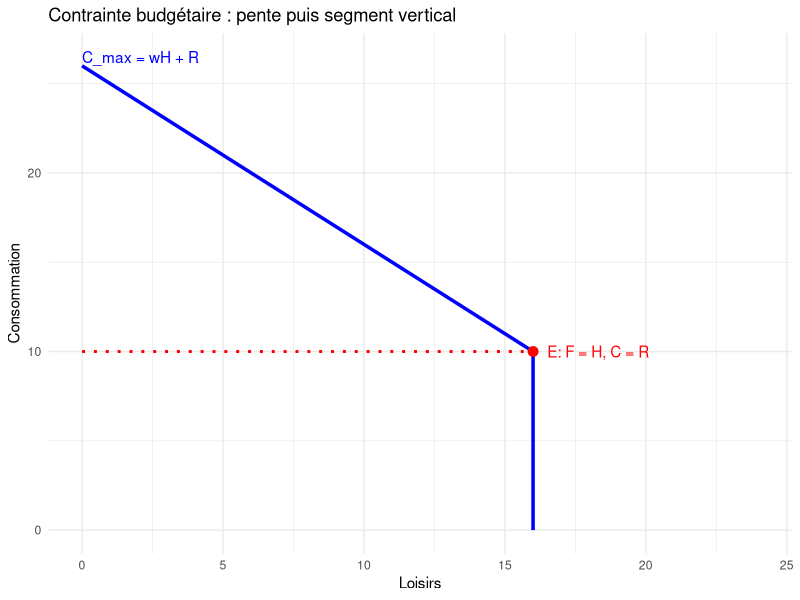
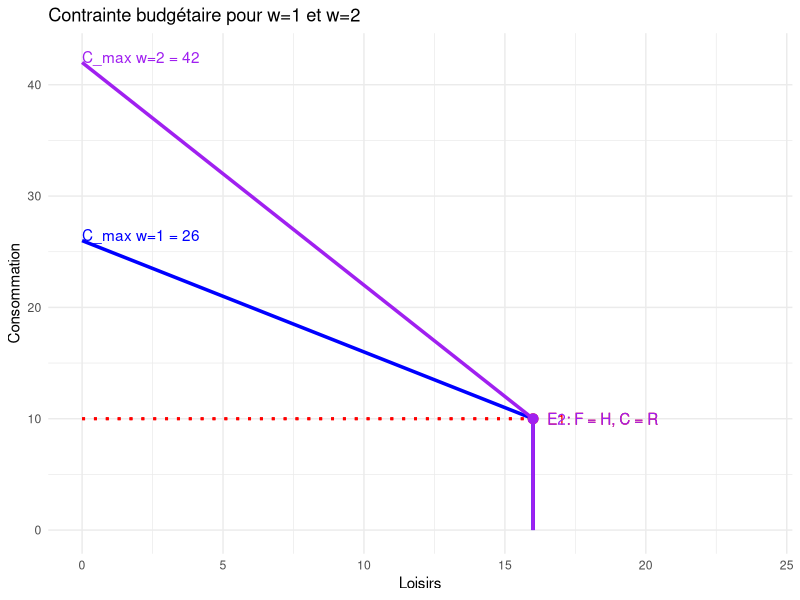
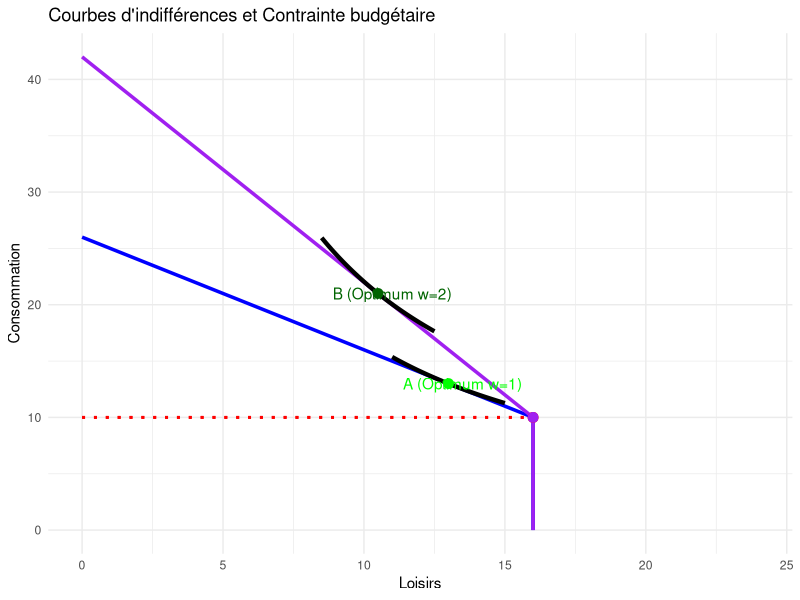
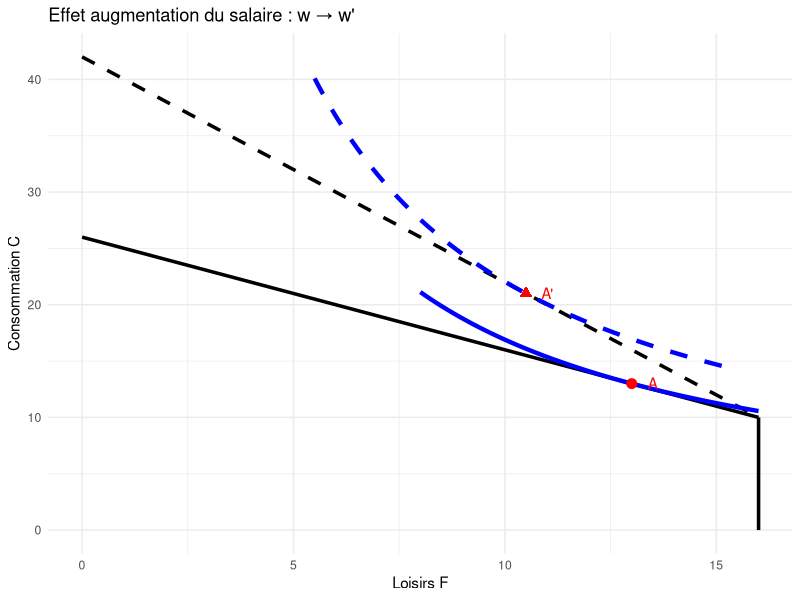
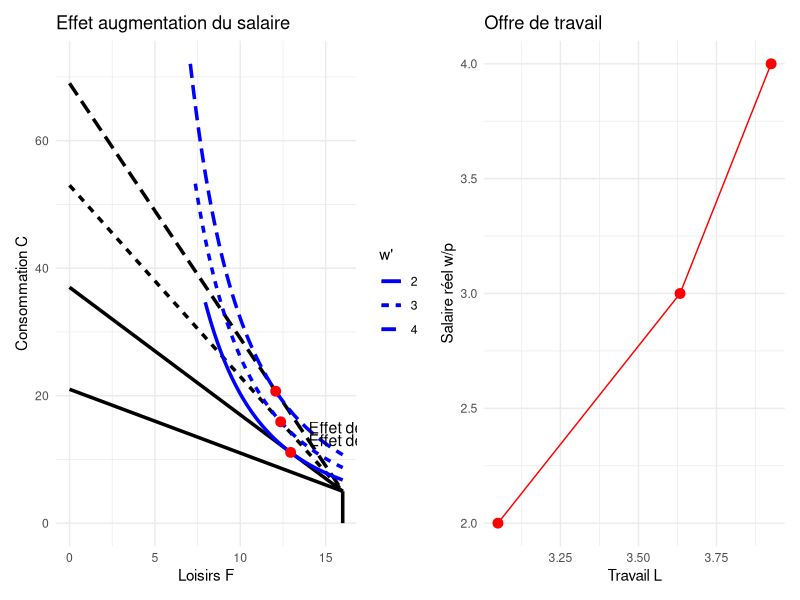

R code for these plots, in order:
## ---- chunk 1
library(ggplot2)

# Paramètres
H <- 16
w <- 1
R <- 10
F_max <- 24

# Domaine pour la pente
F_vals <- seq(0, H, length.out = 300)
C_vals <- w*H + R - w*F_vals  # pente -w

df_pente <- data.frame(F = F_vals, C = C_vals)

# Point E
F_E <- H
C_E <- R  # = w*H + R - w*H

# C intercept (F = 0)
C_max <- w*H + R

# Tracé
ggplot() +
  # Droite de la contrainte (pente -w)
  geom_line(data = df_pente, aes(x = F, y = C), color = "blue", size = 1.2) +
  # Segment vertical bleu de E jusqu'à l'axe horizontal (C=0)
  geom_segment(aes(x = F_E, xend = F_E, y = 0, yend = C_E), color = "blue", size = 1.2) +
  # Segment horizontal pointillé rouge de E jusqu'à l'axe vertical (F=0, C=R)
  geom_segment(aes(x = 0, xend = F_E, y = C_E, yend = C_E), color = "red", linetype = "dotted", size = 1) +
  # Point E
  geom_point(aes(x = F_E, y = C_E), color = "red", size = 3) +
  # Annotation pour point E
  annotate("text", x = F_E + 0.5, y = C_E, label = paste0("E: F = H, C = R"), color = "red", hjust = 0) +
  # Annotation pour C intercept
  annotate("text", x = 0, y = C_max + 0.5, label = paste0("C_max = wH + R "), color = "blue", hjust = 0) +
  # Optionnel : un petit segment pour marquer C_max
  geom_segment(aes(x = -0.5, xend = 0, y = C_max, yend = C_max), color = "blue", size = 1) +
  labs(
    title = "Contrainte budgétaire : pente puis segment vertical",
    x = "Loisirs",
    y = "Consommation"
  ) +
  scale_x_continuous(limits = c(0, F_max)) +
  theme_minimal()

## ---- chunk 2
library(ggplot2)

# Paramètres
H <- 16
R <- 10
F_max <- 24

# Domaine pour la pente
F_vals <- seq(0, H, length.out = 300)

# Contrainte pour w = 1
w1 <- 1
C_vals1 <- w1*H + R - w1*F_vals
df_pente1 <- data.frame(F = F_vals, C = C_vals1)

F_E1 <- H
C_E1 <- R  # = w1*H + R - w1*H
C_max1 <- w1*H + R

# Contrainte pour w = 2
w2 <- 2
C_vals2 <- w2*H + R - w2*F_vals
df_pente2 <- data.frame(F = F_vals, C = C_vals2)

F_E2 <- H
C_E2 <- R  # = w2*H + R - w2*H
C_max2 <- w2*H + R

# Tracé
ggplot() +
  # Droite de la contrainte w=1
  geom_line(data = df_pente1, aes(x = F, y = C), color = "blue", size = 1.2) +
  # Segment vertical bleu w=1
  geom_segment(aes(x = F_E1, xend = F_E1, y = 0, yend = C_E1), color = "blue", size = 1.2) +
  # Segment horizontal pointillé rouge w=1
  geom_segment(aes(x = 0, xend = F_E1, y = C_E1, yend = C_E1), color = "red", linetype = "dotted", size = 1) +
  # Point E1
  geom_point(aes(x = F_E1, y = C_E1), color = "red", size = 3) +
  annotate("text", x = F_E1 + 0.5, y = C_E1, label = paste0("E1: F = H, C = R"), color = "red", hjust = 0) +
  
  # Droite de la contrainte w=2
  geom_line(data = df_pente2, aes(x = F, y = C), color = "purple", size = 1.2) +
  # Segment vertical violet w=2
  geom_segment(aes(x = F_E2, xend = F_E2, y = 0, yend = C_E2), color = "purple", size = 1.2) +
  # Segment horizontal pointillé rouge w=2
  geom_segment(aes(x = 0, xend = F_E2, y = C_E2, yend = C_E2), color = "red", linetype = "dotted", size = 1) +
  # Point E2
  geom_point(aes(x = F_E2, y = C_E2), color = "purple", size = 3) +
  annotate("text", x = F_E2 + 0.5, y = C_E2, label = paste0("E2: F = H, C = R"), color = "purple", hjust = 0) +

  # Annotation pour C intercept w=1
  annotate("text", x = 0, y = C_max1 + 0.5, label = paste0("C_max w=1 = ", C_max1), color = "blue", hjust = 0) +
  # Annotation pour C intercept w=2
  annotate("text", x = 0, y = C_max2 + 0.5, label = paste0("C_max w=2 = ", C_max2), color = "purple", hjust = 0) +
  
  labs(
    title = "Contrainte budgétaire pour w=1 et w=2",
    x = "Loisirs",
    y = "Consommation"
  ) +
  scale_x_continuous(limits = c(0, F_max)) +
  theme_minimal()

## ---- chunk 3

library(ggplot2)

# Paramètres
H <- 16
R <- 10
F_max <- 24
beta <- 0.5

# Contraintes
w1 <- 1
w2 <- 2

# Droites de contrainte
F_vals1 <- seq(0, H, length.out = 300)
C_vals1 <- w1*H + R - w1*F_vals1
df_pente1 <- data.frame(F = F_vals1, C = C_vals1)

F_vals2 <- seq(0, H, length.out = 300)
C_vals2 <- w2*H + R - w2*F_vals2
df_pente2 <- data.frame(F = F_vals2, C = C_vals2)

# Points E
F_E1 <- H; C_E1 <- R
F_E2 <- H; C_E2 <- R

# Optimums Cobb-Douglas
C_max1 <- w1*H + R
C_A <- beta * C_max1
F_A <- (1-beta) * C_max1 / w1
U_A <- C_A^beta * F_A^(1-beta)

C_max2 <- w2*H + R
C_B <- beta * C_max2
F_B <- (1-beta) * C_max2 / w2
U_B <- C_B^beta * F_B^(1-beta)

# Mini segments convexe autour des optimums
delta <- 2  # largeur en Loisirs
F_indiff_A <- seq(F_A - delta, F_A + delta, length.out = 50)
C_indiff_A <- (U_A / F_indiff_A^(1-beta))^(1/beta)
df_indiff_A <- data.frame(F = F_indiff_A, C = C_indiff_A)

F_indiff_B <- seq(F_B - delta, F_B + delta, length.out = 50)
C_indiff_B <- (U_B / F_indiff_B^(1-beta))^(1/beta)
df_indiff_B <- data.frame(F = F_indiff_B, C = C_indiff_B)

# Tracé
ggplot() +
  # Contraintes
  geom_line(data = df_pente1, aes(x = F, y = C), color = "blue", size = 1.2) +
  geom_segment(aes(x = F_E1, xend = F_E1, y = 0, yend = C_E1), color = "blue", size = 1.2) +
  geom_segment(aes(x = 0, xend = F_E1, y = C_E1, yend = C_E1), color = "red", linetype = "dotted", size = 1) +

  geom_line(data = df_pente2, aes(x = F, y = C), color = "purple", size = 1.2) +
  geom_segment(aes(x = F_E2, xend = F_E2, y = 0, yend = C_E2), color = "purple", size = 1.2) +
  geom_segment(aes(x = 0, xend = F_E2, y = C_E2, yend = C_E2), color = "red", linetype = "dotted", size = 1) +

  # Points E
  geom_point(aes(x = F_E1, y = C_E1), color = "red", size = 3) +
  geom_point(aes(x = F_E2, y = C_E2), color = "purple", size = 3) +

  # Courbes d'indifférence convexes (mini segments)
  geom_line(data = df_indiff_A, aes(x = F, y = C), color = "black",  size = 1.5) +
  geom_line(data = df_indiff_B, aes(x = F, y = C), color = "black" , size = 1.5) +

  # Points optimum
  geom_point(aes(x = F_A, y = C_A), color = "green", size = 3) +
  geom_point(aes(x = F_B, y = C_B), color = "darkgreen", size = 3) +

  # Annotations
  annotate("text", x = F_A + 0.5, y = C_A, label = "A (Optimum w=1)", color = "green") +
  annotate("text", x = F_B + 0.5, y = C_B, label = "B (Optimum w=2)", color = "darkgreen") +

  labs(title = "Courbes d'indifférences et Contrainte budgétaire",
       x = "Loisirs", y = "Consommation") +
  scale_x_continuous(limits = c(0, F_max)) +
  theme_minimal()

## ---- chunk 4
library(ggplot2)

# Paramètres
H <- 16
R <- 10
w <- 1
w_prime <- 2  # nouveau salaire
p <- 1

# Contrainte initiale
F_vals <- seq(0,H,length.out=200)
C_vals <- (w*H + R - w*F_vals)/p
df_constr <- data.frame(F=F_vals, C=C_vals)
df_vert <- data.frame(F=H, C=seq(0,R,length.out=50))

# Contrainte après augmentation w -> w'
C_vals_prime <- (w_prime*H + R - w_prime*F_vals)/p
df_constr_prime <- data.frame(F=F_vals, C=C_vals_prime)

# Optimum initial
F_star <- (w*H + R)/(2*w)
C_star <- (w*H + R)/(2*p)
U_star <- F_star * C_star

# Optimum après w'
F_star_prime <- (w_prime*H + R)/(2*w_prime)
C_star_prime <- (w_prime*H + R)/(2*p)
U_star_prime <- F_star_prime * C_star_prime

# Courbes d'indifférence
delta <- 5
F_CI <- seq(max(0,F_star-delta), min(H,F_star+delta), length.out=100)
C_CI <- U_star / F_CI
df_CI <- data.frame(F=F_CI, C=C_CI)

F_CI_prime <- seq(max(0,F_star_prime-delta), min(H,F_star_prime+delta), length.out=100)
C_CI_prime <- U_star_prime / F_CI_prime
df_CI_prime <- data.frame(F=F_CI_prime, C=C_CI_prime)

# Tracé
ggplot() +
  geom_line(data=df_constr, aes(F,C), color="black", size=1.2) +
  geom_line(data=df_constr_prime, aes(F,C), color="black", linetype="dashed", size=1.2) +
  geom_line(data=df_vert, aes(F,C), color="black", size=1.2) +
  geom_line(data=df_CI, aes(F,C), color="blue", size=1.5) +
  geom_line(data=df_CI_prime, aes(F,C), color="blue", size=1.5, linetype="dashed") +
  geom_point(aes(F_star, C_star), color="red", size=3) +
  geom_point(aes(F_star_prime, C_star_prime), color="red", size=3, shape=17) +
  annotate("text", x=F_star+0.5, y=C_star, label="A", color="red") +
  annotate("text", x=F_star_prime+0.5, y=C_star_prime, label="A'", color="red") +
  labs(title="Effet augmentation du salaire : w → w'", x="Loisirs F", y="Consommation C") +
  theme_minimal()






## ---- chunk 5
library(ggplot2)
library(patchwork)

# Paramètres
H <- 16
w <- 1
R <- 5
p <- 1

# Différents nouveaux salaires
w_primes <- c(2, 3, 4) # plusieurs scénarios

# Contrainte initiale
F_vals <- seq(0, H, length.out = 200)
C_vals <- (w*H + R - w*F_vals)/p
df_constr <- data.frame(F = F_vals, C = C_vals)

# Segment vertical pour dotation
df_vert <- data.frame(F = H, C = seq(0, R, length.out = 50))

# Fonction pour calculer optimum et courbe d'indifférence
calc_opt_CI <- function(w_new){
  F_star <- min(0.7*(w_new*H + R)/w_new, H)
  C_star <- 0.3*(w_new*H + R)/p
  U_star <- C_star^0.3 * F_star^0.7
  
  delta <- 5
  F_CI <- seq(max(0,F_star-delta), min(H,F_star+delta), length.out=100)
  C_CI <- (U_star / F_CI^0.7)^(1/0.3)
  df_CI <- data.frame(F=F_CI, C=C_CI, w_new=w_new, F_star=F_star, C_star=C_star)
  
  # Contrainte
  C_vals_new <- (w_new*H + R - w_new*F_vals)/p
  df_constr_new <- data.frame(F=F_vals, C=C_vals_new, w_new=w_new)
  
  return(list(df_CI=df_CI, df_constr=df_constr_new))
}

# Boucle sur les nouveaux salaires
list_CI <- list()
list_constr <- list()
df_opt <- data.frame() # pour les points optimums
for(wp in w_primes){
  res <- calc_opt_CI(wp)
  list_CI[[as.character(wp)]] <- res$df_CI
  list_constr[[as.character(wp)]] <- res$df_constr
  
  df_opt <- rbind(df_opt, data.frame(F_star=res$df_CI$F_star[1], 
                                     C_star=res$df_CI$C_star[1], w_new=wp))
}

df_CI_all <- do.call(rbind, list_CI)
df_constr_all <- do.call(rbind, list_constr)

# Graphe principal : F vs C
g1 <- ggplot() +
  geom_line(data=df_constr, aes(F,C), color="black", size=1.2) +
  geom_line(data=df_vert, aes(F,C), color="black", size=1.2) +
  geom_line(data=df_constr_all, aes(F,C, linetype=factor(w_new)), color="black", size=1.2) +
  geom_line(data=df_CI_all, aes(F,C, linetype=factor(w_new)), color="blue", size=1.2) +
  geom_point(data=df_opt, aes(F_star,C_star), color="red", size=3) +
  annotate("text", x=14, y=15, label="Effet de revenu > effet de substitution", hjust=0, size=4) +
  annotate("text", x=14, y=13, label="Effet de substitution > effet de revenu", hjust=0, size=4) +
  labs(title="Effet augmentation du salaire", x="Loisirs F", y="Consommation C", linetype="w'") +
  theme_minimal()

# Graphe secondaire : Offre de travail (L horizontal, w/p vertical)
df_opt$L <- H - df_opt$F_star
g2 <- ggplot(df_opt, aes(x=L, y=w_new/p)) +
  geom_point(size=3, color="red") +
  geom_line(group=1, color="red") +
  labs(title="Offre de travail", x="Travail L", y="Salaire réel w/p") +
  theme_minimal()

# Combiner les deux graphes
g1 + g2 + plot_layout(ncol=2)
